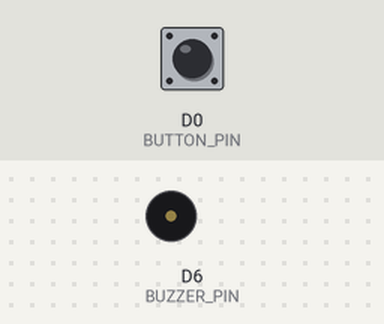
This sketch was run on a simulated ESP8266 (NodeMCU). Shown: buzzer (waves = sounding). The test bench sets the inputs (shaded band); at power-on: D0 (BUTTON_PIN) LOW. WiFi joins after 1.5 s; servers stay silent unless stated; the Firebase database answers and starts empty; what the sketch prints to the serial monitor is not drawn.

Above: at 2.8 s.
2.9 s: D0 (BUTTON_PIN) pulled HIGH for 3.2 s
At 4.2 s:
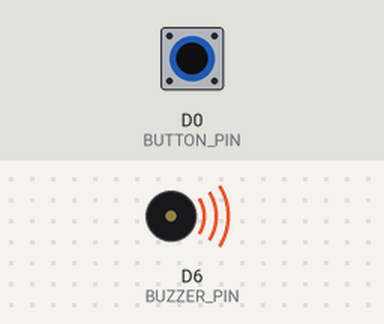
Timing chart, 0 to 7.9 s (numbered marks = the images above; inputs shaded):
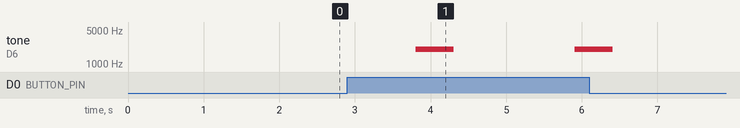

The sketch:

yha-iot-fb-buzzer-button.ino
```cpp
#include <ESP8266WiFi.h>
#include <FirebaseArduino.h>
#define FIREBASE_HOST "YOUR_HOST"
#define FIREBASE_AUTH "YOUR_FB_LEGACY_KEY"
#define WIFI_SSID "YOUR_SSID"
#define WIFI_PASSWORD "YOUR_NETWORK_PASSWORD"
#define BUZZER_PIN D6
#define BUTTON_PIN D0

void setup()
{
  Serial.begin(9600);
  setupWiFi();

  pinMode(BUZZER_PIN, OUTPUT);

  Firebase.begin(FIREBASE_HOST, FIREBASE_AUTH);
  Firebase.setBool("share/buzz", false);
  if(Firebase.success()){
    Serial.print("Firebase write success!");
  } else {
    Serial.print("Firebase write failed!");
    Serial.println("");
    Serial.print(Firebase.error());
  }
  Serial.println("");
}

int timePassed (int time) {
  int diff = 0;
  if (millis() <= time) {
    diff = (69666 - time) + millis();
  } else {
    diff = millis() - time;
  }
  return diff;
}

int checkFirebaseTime = 0;
bool buzz = false;
bool button = false;
bool buzzing = false;
void loop()
{
  if(!button) button = digitalRead(BUTTON_PIN);

  if (timePassed (checkFirebaseTime) >= 500) {
    buzz = Firebase.getBool("share/buzz");
    if( buzz && Firebase.success() && !buzzing)
    {
      buzzBuzzer();
    }
    if(button && !buzzing){
      Firebase.setBool("share/buzz",true);
    }
    checkFirebaseTime = millis();
  }
}

void buzzBuzzer(){
  buzzing = true;
  Firebase.setBool("share/buzz", false);
  Serial.print("\n");
  Serial.println("Buzzing Buzzer");
  Serial.print("\n");
  //tone( pin number, frequency in hertz, duration in milliseconds);
  tone(BUZZER_PIN,2000,500);
  delay(500);
  digitalWrite(BUZZER_PIN,LOW);
  delay(500);
  button = false;
  buzzing = false;
}

void setupWiFi()
{
  WiFi.mode(WIFI_STA);
  WiFi.begin(WIFI_SSID, WIFI_PASSWORD);
  Serial.print("connecting");
  while (WiFi.status() != WL_CONNECTED) {
    Serial.print(".");
    delay(500);
  }
  Serial.println();
  Serial.print("Connected to ");
  Serial.println(WiFi.SSID());
  Serial.println();
}
```

Measured:
- after the input at 2.9 s, tone on D6 (BUZZER_PIN): alternates 2000 Hz for 0.50 s and silent for 1.6 s, 4 changes in all, then stays silent, starting after 0.91 s
